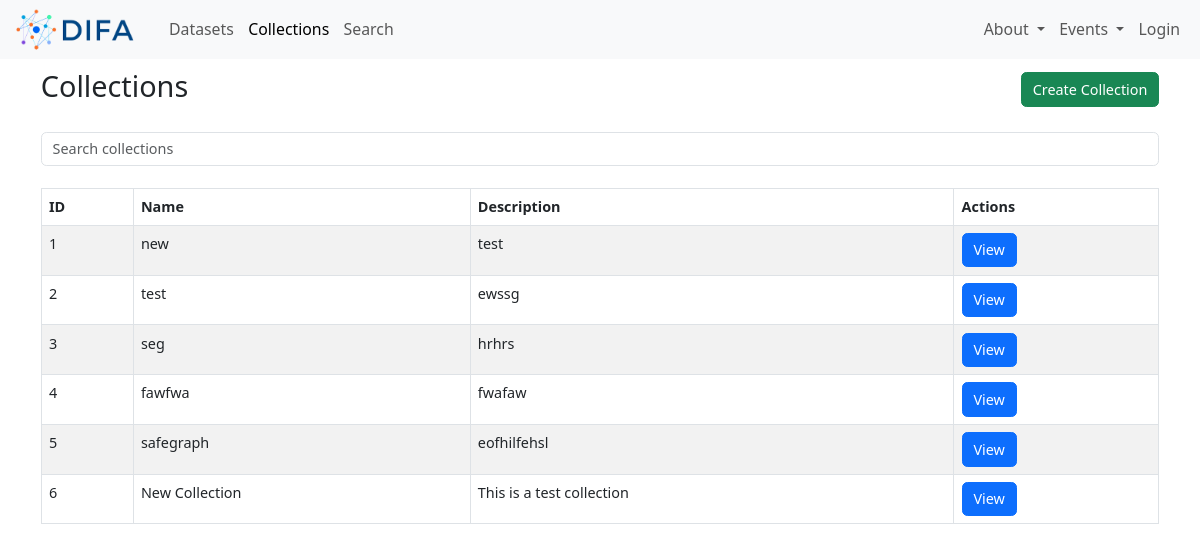
The page /collections/ on the database as committed earlier.
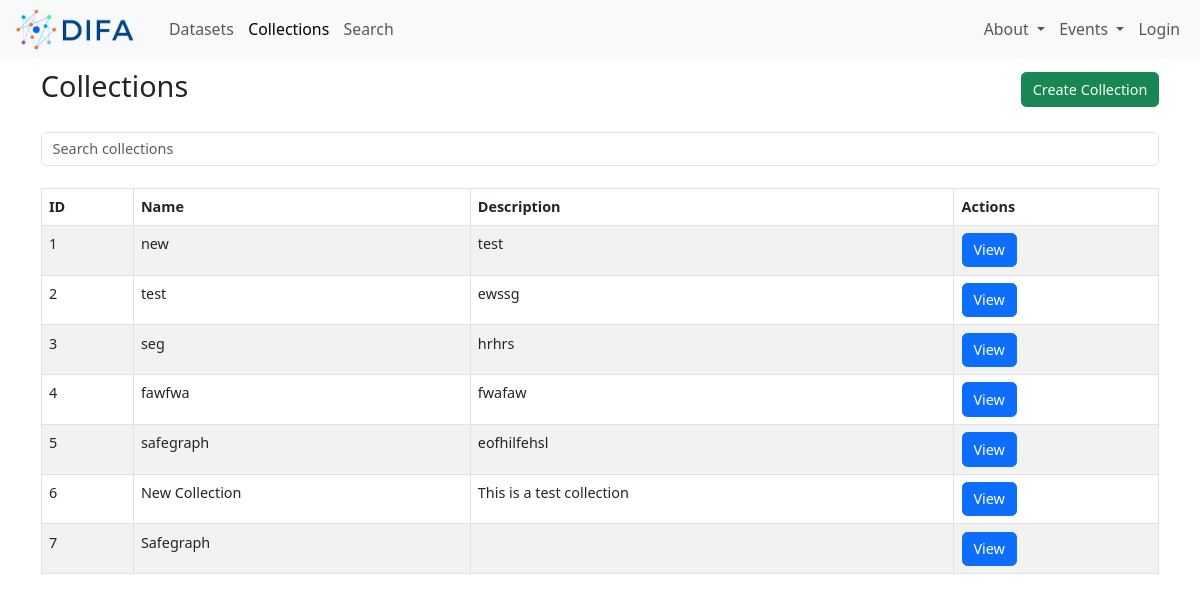
The same page on the database as committed later.
### datasets/models.py (models this page shows, shortened)
class Collection(models.Model):
    name = models.CharField(max_length=255, unique=True)
    description = models.TextField(blank=True)
    user = models.ForeignKey(get_user_model(), null=True,on_delete=models.SET_NULL)
    datasets = models.ManyToManyField(Dataset, related_name='related_collections', related_query_name='collection')

### datasets/views.py (the view)
# urls.py: path('collections/', views.collections, name='collections'),
def collections(request):
    collections = Collection.objects.all()
    form = CollectionForm()  # Create an instance of the form
    return render(request, 'datasets/collections.html', {'collections': collections, 'form': form})  # Pass the form to the context

### datasets/forms.py
class CollectionForm(forms.ModelForm):
    datasets = forms.ModelMultipleChoiceField(
        queryset=Dataset.objects.all(),
        widget=forms.SelectMultiple(attrs={'class': 'form-control'})
    )
    class Meta:
        model = Collection
        fields = ['name', 'description', 'datasets']
        widgets = {
            'name': forms.TextInput(attrs={'class': 'form-control'}),
            'description': forms.Textarea(attrs={'class': 'form-control', 'rows':3}),
        }

### datasets/context_processors.py (called while the page is built)
def persons(request):
    persons_list = Person.objects.filter(show=True)
    return {'persons': persons_list}

### datasets/models.py (called while the page is built)
    def __str__(self):
        return self.dataset_name

### datasets/templates/datasets/collections.html (shortened to what this page needs)
{% extends "datasets/base.html" %}
{% load custom_tags %}
{% block content %}
  <div class="container mt-1">
    <div class="row mb-4">
      <div class="col-md-8">
        <h2>Collections</h2>
      </div>
      <div class="col-md-4 d-flex justify-content-end align-items-center">
        <button class="btn btn-success" data-bs-toggle="modal" data-bs-target="#createCollectionModal">Create Collection</button>
      </div>
    </div>
    <input class="form-control mb-4" id="searchInput" type="text" placeholder="Search collections">
    <table class="table table-striped table-bordered">
      <thead>
        <tr>
          <th>ID</th>
          <th>Name</th>
          <th>Description</th>
          <th>Actions</th>
        </tr>
      </thead>
      <tbody id="collectionsTable">
        {% for collection in collections %}
          <tr>
            <td>{{ collection.id }}</td>
            <td>{{ collection.name }}</td>
            <td>{{ collection.description }}</td>
            <td><a href="{% url 'collection' collection_id=collection.id %}" class="btn btn-primary">View</a></td>
          </tr>
        {% endfor %}
      </tbody>
    </table>
  </div>
{% endblock %}

Rows that differ between the two databases and show on the page:
added Collection: id "7", name "Safegraph"
